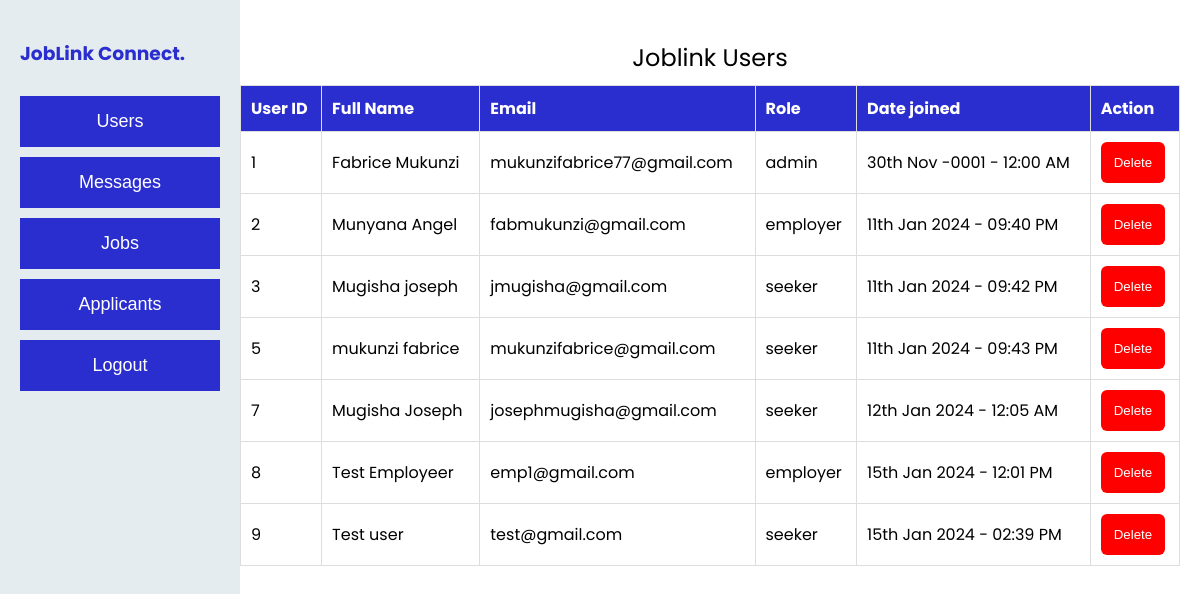
Page /dashboard/index.php (signed in) on the committed database.
### tables this page shows
CREATE TABLE `users` (
  `id` int(11) NOT NULL,
  `email` varchar(255) NOT NULL,
  `names` varchar(255) NOT NULL,
  `password` varchar(255) NOT NULL,
  `avatar` text NOT NULL,
  `createdAt` text NOT NULL,
  `role` varchar(50) NOT NULL
);

### formatDate.php (called while the page is built)
<?php
function dateFormatterNth($date) {
    $dateObject = new DateTime($date);
    return $dateObject->format('jS M Y - h:i A');
}
function formatDate($dateToConvert) {
    $date = new DateTime($dateToConvert);
    $now = new DateTime();
    $diff = $now->getTimestamp() - $date->getTimestamp();
    if ($diff < 60) {
        return $diff . 's ago';
    } elseif ($diff < 3600) {
        return floor($diff / 60) . 'm ago';
    } elseif ($diff < 86400) {
        return floor($diff / 3600) . 'h ago';
    } else {
        return dateFormatterNth($dateToConvert);
    }
}
?>

### dashboard/index.php (the view, shortened to what this page needs)
<?php
include('../connect.php');
include('../formatDate.php');
?>
<!DOCTYPE html>
<html lang="en">
<head>
    <link rel="stylesheet" href="./styles.css">
</head>
<body>
    <?php
    include('./sidebar.php');
    ?>
    <div class="side-data">
        <table>
            <caption>Joblink Users</caption>
            <thead>
                <tr>
                    <th>User ID</th>
                    <th>Full Name</th>
                    <th>Email</th>
                    <th>Role</th>
                    <th>Date joined</th>
                    <th>Action</th>
                </tr>
            </thead>
            <tbody>
                <?php
                $query = "SELECT * FROM users";
                $result = mysqli_query($conn, $query);
                if ($result) {
                    while ($user = mysqli_fetch_assoc($result)) {
                        echo '<tr>';
                        echo '<td>' . $user['id'] . '</td>';
                        echo '<td>' . $user['names'] . '</td>';
                        echo '<td>' . $user['email'] . '</td>';
                        echo '<td>' . $user['role'] . '</td>';
                        echo '<td>' . formatDate($user['createdAt'] ). '</td>';
                        echo '<td>' ."<button class='primary-btn' style='background:red;'>
                        <a href='./deleteUser.php?id=" . $user["id"] . "'>Delete</a></button>". '</td>';
                        echo '</tr>';
                    }
                } else {
                    echo "Error: " . mysqli_error($conn);
                }
                ?>
            </tbody>
        </table>
    </div>
</body>
</html>

### dashboard/styles.css (style rules this page uses)
html, body { margin: 0; padding: 0; font-family: 'Poppins'; }
.side-data { margin-left: 220px; padding: 20px; }
table { width: 100%; border-collapse: collapse; margin-top: 20px; }
table, th, td { border: 1px solid #ddd; }
th, td { padding: 10px; text-align: left; }
th { background-color: #2b2ecf; color: white; }
caption { font-size: 1.5em; margin-bottom: 10px; }
.primary-btn { background: #e89a3c; color: white; padding: 13px; width: fit-content; border-radius: 6px; text-align: center; border: none; cursor: pointer; }
.primary-btn a, .secondary-btn a { color: white; text-decoration: none !important; }

### rows in the picture
users: id "1", names "Fabrice Mukunzi", email "mukunzifabrice77@gmail.com", role "admin", createdAt "30th Nov -0001 - 12:00 AM"
users: id "2", names "Munyana Angel", email "fabmukunzi@gmail.com", role "employer", createdAt "11th Jan 2024 - 09:40 PM"
users: id "3", names "Mugisha joseph", email "jmugisha@gmail.com", role "seeker", createdAt "11th Jan 2024 - 09:42 PM"
users: id "5", names "mukunzi fabrice", email "mukunzifabrice@gmail.com", role "seeker", createdAt "11th Jan 2024 - 09:43 PM"
users: id "7", names "Mugisha Joseph", email "josephmugisha@gmail.com", role "seeker", createdAt "12th Jan 2024 - 12:05 AM"
users: id "8", names "Test Employeer", email "emp1@gmail.com", role "employer", createdAt "15th Jan 2024 - 12:01 PM"
users: id "9", names "Test user", email "test@gmail.com", role "seeker", createdAt "15th Jan 2024 - 02:39 PM"
